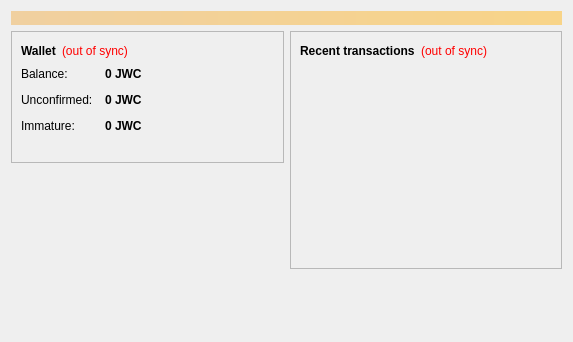
<?xml version="1.0" encoding="UTF-8"?>
<ui version="4.0">
 <class>OverviewPage</class>
 <widget class="QWidget" name="OverviewPage">
  <property name="geometry">
   <rect>
    <x>0</x>
    <y>0</y>
    <width>573</width>
    <height>342</height>
   </rect>
  </property>
  <property name="windowTitle">
   <string>Form</string>
  </property>
  <layout class="QVBoxLayout" name="topLayout">
   <item>
    <widget class="QLabel" name="labelAlerts">
     <property name="visible">
      <bool>false</bool>
     </property>
     <property name="styleSheet">
      <string notr="true">background-color: qlineargradient(x1: 0, y1: 0, x2: 1, y2: 0, stop:0 #F0D0A0, stop:1 #F8D488); color:#000000;</string>
     </property>
     <property name="wordWrap">
      <bool>true</bool>
     </property>
     <property name="margin">
      <number>3</number>
     </property>
    </widget>
   </item>
   <item>
    <layout class="QHBoxLayout" name="horizontalLayout" stretch="1,1">
     <item>
      <layout class="QVBoxLayout" name="verticalLayout_2">
       <item>
        <widget class="QFrame" name="frame">
         <property name="frameShape">
          <enum>QFrame::StyledPanel</enum>
         </property>
         <property name="frameShadow">
          <enum>QFrame::Raised</enum>
         </property>
         <layout class="QVBoxLayout" name="verticalLayout_4">
          <item>
           <layout class="QHBoxLayout" name="horizontalLayout_4">
            <item>
             <widget class="QLabel" name="label_5">
              <property name="font">
               <font>
                <weight>75</weight>
                <bold>true</bold>
               </font>
              </property>
              <property name="text">
               <string>Wallet</string>
              </property>
             </widget>
            </item>
            <item>
             <widget class="QLabel" name="labelWalletStatus">
              <property name="toolTip">
               <string>The displayed information may be out of date. Your wallet automatically synchronizes with the JWC network after a connection is established, but this process has not completed yet.</string>
              </property>
              <property name="styleSheet">
               <string notr="true">QLabel { color: red; }</string>
              </property>
              <property name="text">
               <string notr="true">(out of sync)</string>
              </property>
              <property name="alignment">
               <set>Qt::AlignLeading|Qt::AlignLeft|Qt::AlignVCenter</set>
              </property>
             </widget>
            </item>
            <item>
             <spacer name="horizontalSpacer_2">
              <property name="orientation">
               <enum>Qt::Horizontal</enum>
              </property>
              <property name="sizeHint" stdset="0">
               <size>
                <width>40</width>
                <height>20</height>
               </size>
              </property>
             </spacer>
            </item>
           </layout>
          </item>
          <item>
           <layout class="QFormLayout" name="formLayout_2">
            <property name="fieldGrowthPolicy">
             <enum>QFormLayout::AllNonFixedFieldsGrow</enum>
            </property>
            <property name="horizontalSpacing">
             <number>12</number>
            </property>
            <property name="verticalSpacing">
             <number>12</number>
            </property>
            <item row="0" column="0">
             <widget class="QLabel" name="label">
              <property name="text">
               <string>Balance:</string>
              </property>
             </widget>
            </item>
            <item row="0" column="1">
             <widget class="QLabel" name="labelBalance">
              <property name="font">
               <font>
                <weight>75</weight>
                <bold>true</bold>
               </font>
              </property>
              <property name="cursor">
               <cursorShape>IBeamCursor</cursorShape>
              </property>
              <property name="toolTip">
               <string>Your current balance</string>
              </property>
              <property name="text">
               <string notr="true">0 JWC</string>
              </property>
              <property name="textInteractionFlags">
               <set>Qt::LinksAccessibleByMouse|Qt::TextSelectableByKeyboard|Qt::TextSelectableByMouse</set>
              </property>
             </widget>
            </item>
            <item row="1" column="0">
             <widget class="QLabel" name="label_3">
              <property name="text">
               <string>Unconfirmed:</string>
              </property>
             </widget>
            </item>
            <item row="1" column="1">
             <widget class="QLabel" name="labelUnconfirmed">
              <property name="font">
               <font>
                <weight>75</weight>
                <bold>true</bold>
               </font>
              </property>
              <property name="cursor">
               <cursorShape>IBeamCursor</cursorShape>
              </property>
              <property name="toolTip">
               <string>Total of transactions that have yet to be confirmed, and do not yet count toward the current balance</string>
              </property>
              <property name="text">
               <string notr="true">0 JWC</string>
              </property>
              <property name="textInteractionFlags">
               <set>Qt::LinksAccessibleByMouse|Qt::TextSelectableByKeyboard|Qt::TextSelectableByMouse</set>
              </property>
             </widget>
            </item>
            <item row="2" column="0">
             <widget class="QLabel" name="labelImmatureText">
              <property name="text">
               <string>Immature:</string>
              </property>
             </widget>
            </item>
            <item row="2" column="1">
             <widget class="QLabel" name="labelImmature">
              <property name="font">
               <font>
                <weight>75</weight>
                <bold>true</bold>
               </font>
              </property>
              <property name="toolTip">
               <string>Mined balance that has not yet matured</string>
              </property>
              <property name="text">
               <string notr="true">0 JWC</string>
              </property>
              <property name="textInteractionFlags">
               <set>Qt::LinksAccessibleByMouse|Qt::TextSelectableByKeyboard|Qt::TextSelectableByMouse</set>
              </property>
             </widget>
            </item>
           </layout>
          </item>
			   <item>
			   <widget class="QLabel" name="label_wallet_bgcoin">
				<property name="text">
				 <string/>
				</property>
				<property name="pixmap">
				 <pixmap resource="../bitcoin.qrc">:/images/wallet_bgcoin</pixmap>
				</property>
				<property name="scaledContents">
				 <bool>false</bool>
				</property>
				<property name="alignment">
				 <set>Qt::AlignCenter</set>
				</property>
				<property name="margin">
				 <number>-2</number>
				</property>
			   </widget>
			  </item>
         </layout>
        </widget>
       </item>
       <item>
        <spacer name="verticalSpacer">
         <property name="orientation">
          <enum>Qt::Vertical</enum>
         </property>
         <property name="sizeHint" stdset="0">
          <size>
           <width>20</width>
           <height>40</height>
          </size>
         </property>
        </spacer>
       </item>
      </layout>
     </item>
     <item>
      <layout class="QVBoxLayout" name="verticalLayout_3">
       <item>
        <widget class="QFrame" name="frame_2">
         <property name="frameShape">
          <enum>QFrame::StyledPanel</enum>
         </property>
         <property name="frameShadow">
          <enum>QFrame::Raised</enum>
         </property>
         <layout class="QVBoxLayout" name="verticalLayout">
          <item>
           <layout class="QHBoxLayout" name="horizontalLayout_2">
            <item>
             <widget class="QLabel" name="label_4">
              <property name="text">
               <string>&lt;b&gt;Recent transactions&lt;/b&gt;</string>
              </property>
             </widget>
            </item>
            <item>
             <widget class="QLabel" name="labelTransactionsStatus">
              <property name="toolTip">
               <string>The displayed information may be out of date. Your wallet automatically synchronizes with the JWC network after a connection is established, but this process has not completed yet.</string>
              </property>
              <property name="styleSheet">
               <string notr="true">QLabel { color: red; }</string>
              </property>
              <property name="text">
               <string notr="true">(out of sync)</string>
              </property>
              <property name="alignment">
               <set>Qt::AlignRight|Qt::AlignTrailing|Qt::AlignVCenter</set>
              </property>
             </widget>
            </item>
            <item>
             <spacer name="horizontalSpacer">
              <property name="orientation">
               <enum>Qt::Horizontal</enum>
              </property>
              <property name="sizeHint" stdset="0">
               <size>
                <width>40</width>
                <height>20</height>
               </size>
              </property>
             </spacer>
            </item>
           </layout>
          </item>
          <item>
           <widget class="QListView" name="listTransactions">
            <property name="styleSheet">
             <string notr="true">QListView { background: transparent; }</string>
            </property>
            <property name="frameShape">
             <enum>QFrame::NoFrame</enum>
            </property>
            <property name="verticalScrollBarPolicy">
             <enum>Qt::ScrollBarAlwaysOff</enum>
            </property>
            <property name="horizontalScrollBarPolicy">
             <enum>Qt::ScrollBarAlwaysOff</enum>
            </property>
            <property name="selectionMode">
             <enum>QAbstractItemView::NoSelection</enum>
            </property>
           </widget>
          </item>
         </layout>
        </widget>
       </item>
       <item>
        <spacer name="verticalSpacer_2">
         <property name="orientation">
          <enum>Qt::Vertical</enum>
         </property>
         <property name="sizeHint" stdset="0">
          <size>
           <width>20</width>
           <height>40</height>
          </size>
         </property>
        </spacer>
       </item>
      </layout>
     </item>
    </layout>
   </item>
  </layout>
 </widget>
 <resources/>
 <connections/>
</ui>
